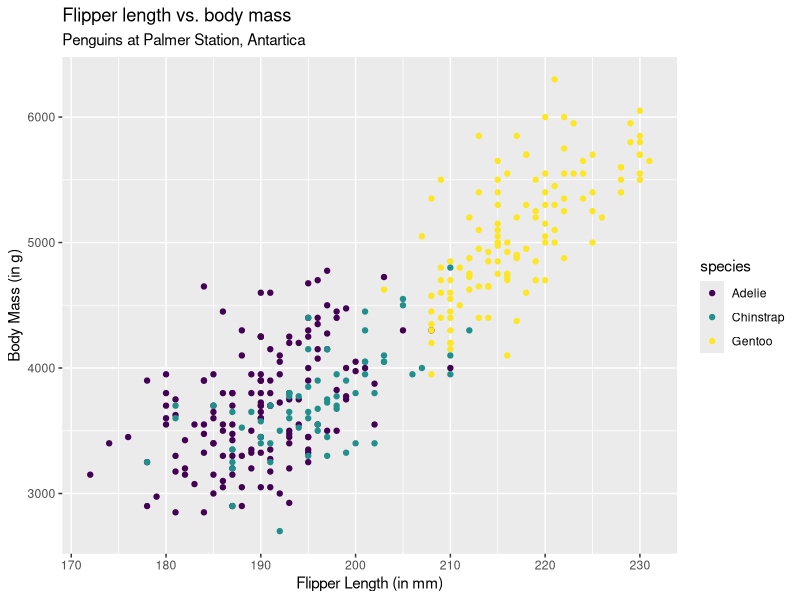
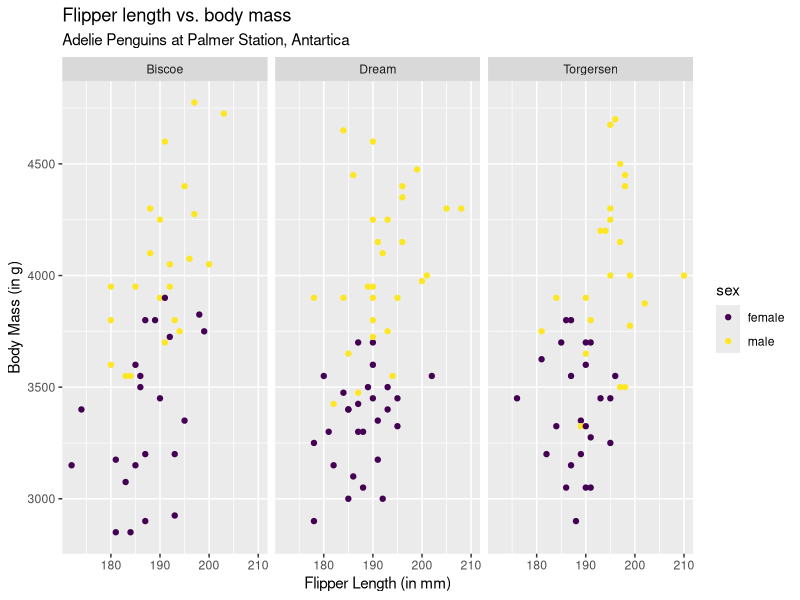

The R script that drew these images, in order:
## ---- chunk 1
#| echo: false
#| message: false
#| warning: false
library(tidyverse)
library(palmerpenguins)
library(viridis)
## ---- chunk 2
#| echo: true
#| fig-align: center

# Use code chunk option fig-align: center to center the plot. 
ggplot(data = penguins, aes(x = flipper_length_mm, y = body_mass_g, 
                            color = species)) + 
         geom_point() + 
  labs(x = "Flipper Length (in mm)",y = "Body Mass (in g)",
       title = "Flipper length vs. body mass",
       subtitle = "Penguins at Palmer Station, Antartica") +
  scale_color_viridis_d()
## ---- chunk 3
#| echo: true

penguins |>
  count(species) |>
  mutate(prop  = n / sum(n))
## ---- chunk 4
penguins |>
  filter(species == "Adelie", !is.na(sex)) |>
  ggplot(aes(x = flipper_length_mm, y = body_mass_g, color = sex)) + 
  geom_point() +
  labs(x = "Flipper Length (in mm)",y = "Body Mass (in g)",
       title = "Flipper length vs. body mass",
       subtitle = "Adelie Penguins at Palmer Station, Antartica") +
  scale_color_viridis_d() + 
  facet_wrap(~island)

